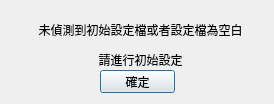
<?xml version="1.0" encoding="UTF-8"?>
<ui version="4.0">
 <class>Dialog</class>
 <widget class="QDialog" name="Dialog">
  <property name="geometry">
   <rect>
    <x>0</x>
    <y>0</y>
    <width>274</width>
    <height>104</height>
   </rect>
  </property>
  <property name="windowTitle">
   <string>Dialog</string>
  </property>
  <widget class="QLabel" name="label">
   <property name="geometry">
    <rect>
     <x>30</x>
     <y>20</y>
     <width>221</width>
     <height>51</height>
    </rect>
   </property>
   <property name="text">
    <string>&lt;html&gt;&lt;head/&gt;&lt;body&gt;&lt;p align=&quot;center&quot;&gt;未偵測到初始設定檔或者設定檔為空白&lt;/p&gt;&lt;p align=&quot;center&quot;&gt;請進行初始設定&lt;/p&gt;&lt;/body&gt;&lt;/html&gt;</string>
   </property>
  </widget>
  <widget class="QPushButton" name="pushButton">
   <property name="geometry">
    <rect>
     <x>100</x>
     <y>70</y>
     <width>75</width>
     <height>23</height>
    </rect>
   </property>
   <property name="text">
    <string>確定</string>
   </property>
  </widget>
 </widget>
 <resources/>
 <connections/>
</ui>
